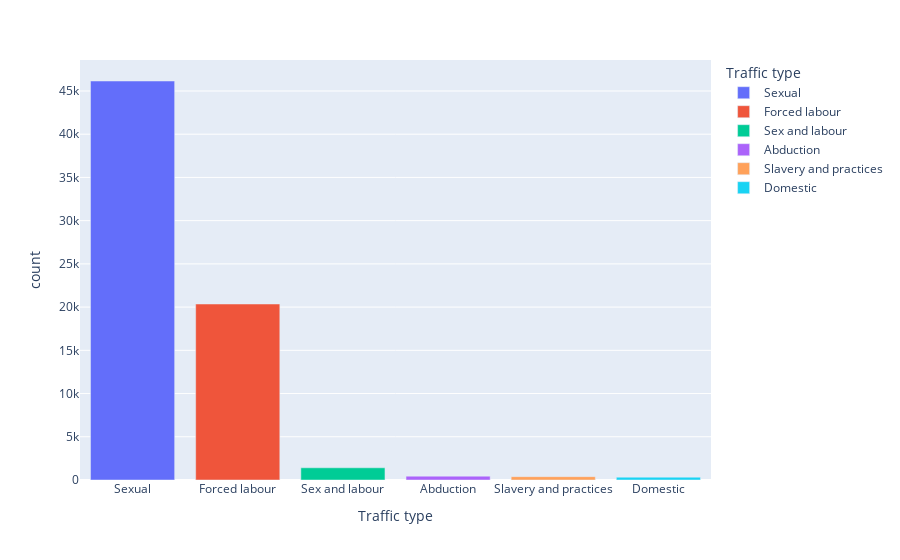

The notebook cell saved with this chart:
### Code cell
fig = px.bar(graph, x="Traffic type", y = 'count',
             hover_data=['Traffic type', 'count'], color='Traffic type')
fig.show()

### Figure 1 — Plotly figure (JSON) as saved in the notebook; plotly's stock layout.template omitted (floating-point values rounded to 4 significant figures)
{"data": [{"alignmentgroup": "True", "hovertemplate": "Traffic type=%{x}<br>count=%{y}<extra></extra>", "legendgroup": "Sexual", "marker": {"color": "#636efa", "pattern": {"shape": ""}}, "name": "Sexual", "offsetgroup": "Sexual", "orientation": "v", "showlegend": true, "textposition": "auto", "type": "bar", "x": ["Sexual"], "xaxis": "x", "y": [46154], "yaxis": "y"}, {"alignmentgroup": "True", "hovertemplate": "Traffic type=%{x}<br>count=%{y}<extra></extra>", "legendgroup": "Forced labour", "marker": {"color": "#EF553B", "pattern": {"shape": ""}}, "name": "Forced labour", "offsetgroup": "Forced labour", "orientation": "v", "showlegend": true, "textposition": "auto", "type": "bar", "x": ["Forced labour"], "xaxis": "x", "y": [20357], "yaxis": "y"}, {"alignmentgroup": "True", "hovertemplate": "Traffic type=%{x}<br>count=%{y}<extra></extra>", "legendgroup": "Sex and labour", "marker": {"color": "#00cc96", "pattern": {"shape": ""}}, "name": "Sex and labour", "offsetgroup": "Sex and labour", "orientation": "v", "showlegend": true, "textposition": "auto", "type": "bar", "x": ["Sex and labour"], "xaxis": "x", "y": [1412], "yaxis": "y"}, {"alignmentgroup": "True", "hovertemplate": "Traffic type=%{x}<br>count=%{y}<extra></extra>", "legendgroup": "Abduction", "marker": {"color": "#ab63fa", "pattern": {"shape": ""}}, "name": "Abduction", "offsetgroup": "Abduction", "orientation": "v", "showlegend": true, "textposition": "auto", "type": "bar", "x": ["Abduction"], "xaxis": "x", "y": [445], "yaxis": "y"}, {"alignmentgroup": "True", "hovertemplate": "Traffic type=%{x}<br>count=%{y}<extra></extra>", "legendgroup": "Slavery and practices", "marker": {"color": "#FFA15A", "pattern": {"shape": ""}}, "name": "Slavery and practices", "offsetgroup": "Slavery and practices", "orientation": "v", "showlegend": true, "textposition": "auto", "type": "bar", "x": ["Slavery and practices"], "xaxis": "x", "y": [385], "yaxis": "y"}, {"alignmentgroup": "True", "hovertemplate": "Traffic type=%{x}<br>count=%{y}<extra></extra>", "legendgroup": "Domestic", "marker": {"color": "#19d3f3", "pattern": {"shape": ""}}, "name": "Domestic", "offsetgroup": "Domestic", "orientation": "v", "showlegend": true, "textposition": "auto", "type": "bar", "x": ["Domestic"], "xaxis": "x", "y": [329], "yaxis": "y"}], "layout": {"barmode": "relative", "legend": {"title": {"text": "Traffic type"}, "tracegroupgap": 0}, "margin": {"t": 60}, "xaxis": {"anchor": "y", "categoryarray": ["Sexual", "Forced labour", "Sex and labour", "Abduction", "Slavery and practices", "Domestic"], "categoryorder": "array", "domain": [0, 1], "title": {"text": "Traffic type"}}, "yaxis": {"anchor": "x", "domain": [0, 1], "title": {"text": "count"}}}}
